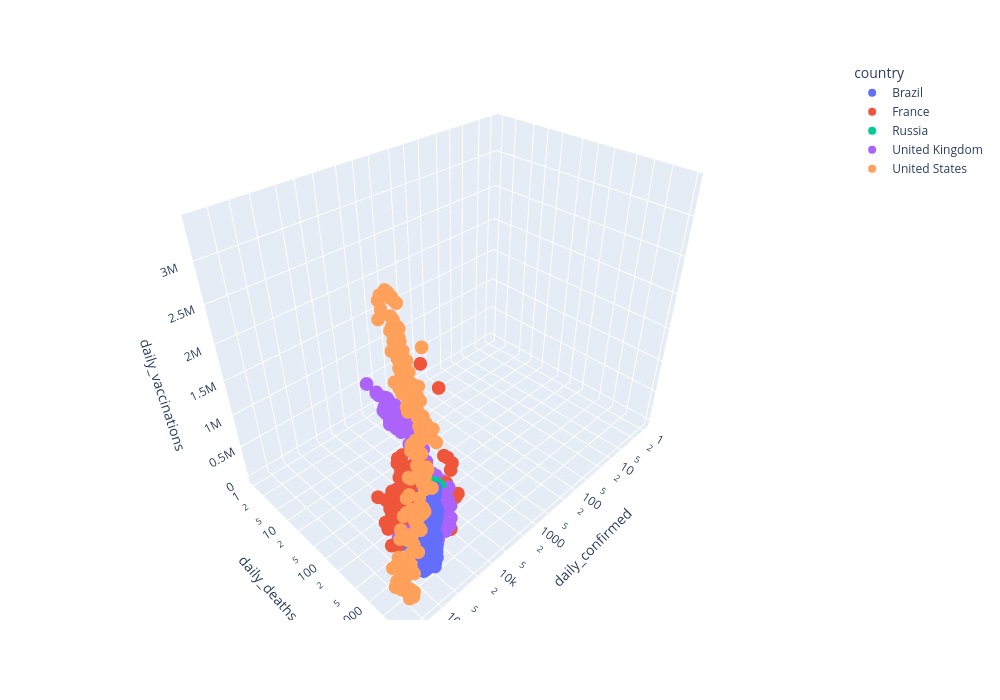

Source (notebook cell):
### Markdown cell above
Построим 3D-диаграмму рассеяния, которая покажет, как число ежедневно обнаруживаемых случаев и число ежедневных смертей влияют на желание людей вакцинироваться. Для того, чтобы нам было проще рассматривать диаграмму (точки будут более сгруппированы) построим ее в логарифмическом масштабе по осям абсцисс и ординат.
Для построения такой диаграммы используем метод scatter_3d(). Добавим парочку параметров:
* z - параметр по оси аппликат
* log_x - установка логарифмического масштаба по оси x 
* log_y - установка логарифмического масштаба по оси y

Для того, чтобы не захламить график, будем строить зависимость только в нескольких странах: США, России, Великобритании, Бразилии и Франции. Наблюдения для каждой страны окрасим разными цветами.

### Code cell
#фильтруем таблицу по странам
countries=['United States', 'Russia', 'United Kingdom', 'Brazil', 'France']
scatter_data = covid_df[covid_df['country'].isin(countries)]

#строим график
fig = px.scatter_3d(
    data_frame=scatter_data, #DataFrame
    x = 'daily_confirmed', #ось абсцисс
    y = 'daily_deaths', #ось ординат
    z = 'daily_vaccinations', #ось аппликат
    color='country', #расцветка в зависимости от страны
    log_x=True, 
    log_y=True,
    width=1000,
    height=700
)

#отображаем график
fig.show()
fig.write_html("plotly/scatter_3d.html")

### Figure 1 — Plotly figure (JSON) as saved in the notebook; plotly's stock layout.template omitted (floating-point values rounded to 4 significant figures; data arrays with more than 128 entries replaced by an {"elided": "..."} marker saying what was removed)
{"data": [{"hovertemplate": "country=Brazil<br>daily_confirmed=%{x}<br>daily_deaths=%{y}<br>daily_vaccinations=%{z}<extra></extra>", "legendgroup": "Brazil", "marker": {"color": "#636efa", "symbol": "circle"}, "mode": "markers", "name": "Brazil", "scene": "scene", "showlegend": true, "type": "scatter3d", "x": {"elided": "460 float values"}, "y": {"elided": "460 float values"}, "z": {"elided": "460 float values"}}, {"hovertemplate": "country=France<br>daily_confirmed=%{x}<br>daily_deaths=%{y}<br>daily_vaccinations=%{z}<extra></extra>", "legendgroup": "France", "marker": {"color": "#EF553B", "symbol": "circle"}, "mode": "markers", "name": "France", "scene": "scene", "showlegend": true, "type": "scatter3d", "x": {"elided": "492 float values"}, "y": {"elided": "492 float values"}, "z": {"elided": "492 float values"}}, {"hovertemplate": "country=Russia<br>daily_confirmed=%{x}<br>daily_deaths=%{y}<br>daily_vaccinations=%{z}<extra></extra>", "legendgroup": "Russia", "marker": {"color": "#00cc96", "symbol": "circle"}, "mode": "markers", "name": "Russia", "scene": "scene", "showlegend": true, "type": "scatter3d", "x": {"elided": "485 float values"}, "y": {"elided": "485 float values"}, "z": {"elided": "485 float values"}}, {"hovertemplate": "country=United Kingdom<br>daily_confirmed=%{x}<br>daily_deaths=%{y}<br>daily_vaccinations=%{z}<extra></extra>", "legendgroup": "United Kingdom", "marker": {"color": "#ab63fa", "symbol": "circle"}, "mode": "markers", "name": "United Kingdom", "scene": "scene", "showlegend": true, "type": "scatter3d", "x": {"elided": "485 float values"}, "y": {"elided": "485 float values"}, "z": {"elided": "485 float values"}}, {"hovertemplate": "country=United States<br>daily_confirmed=%{x}<br>daily_deaths=%{y}<br>daily_vaccinations=%{z}<extra></extra>", "legendgroup": "United States", "marker": {"color": "#FFA15A", "symbol": "circle"}, "mode": "markers", "name": "United States", "scene": "scene", "showlegend": true, "type": "scatter3d", "x": {"elided": "494 float values"}, "y": {"elided": "494 float values"}, "z": {"elided": "494 float values"}}], "layout": {"height": 700, "legend": {"title": {"text": "country"}, "tracegroupgap": 0}, "margin": {"t": 60}, "scene": {"domain": {"x": [0, 1], "y": [0, 1]}, "xaxis": {"title": {"text": "daily_confirmed"}, "type": "log"}, "yaxis": {"title": {"text": "daily_deaths"}, "type": "log"}, "zaxis": {"title": {"text": "daily_vaccinations"}}}, "width": 1000}}
